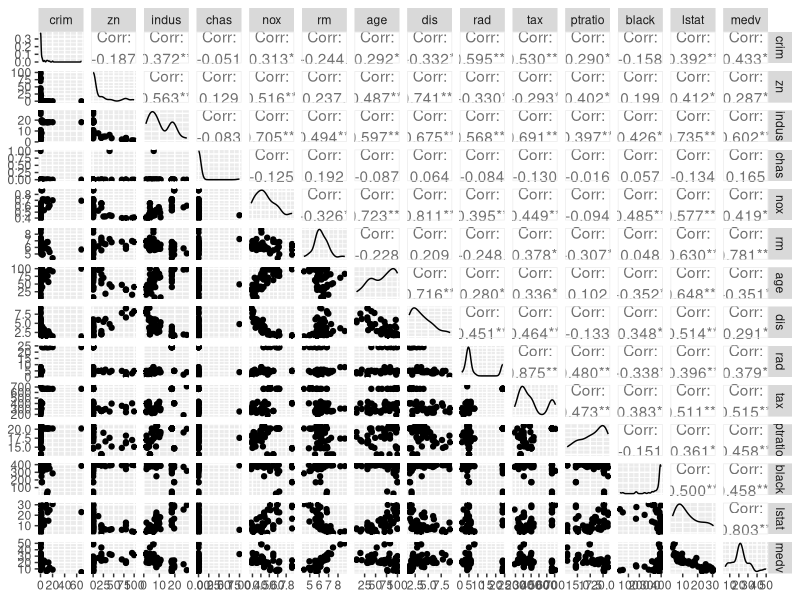
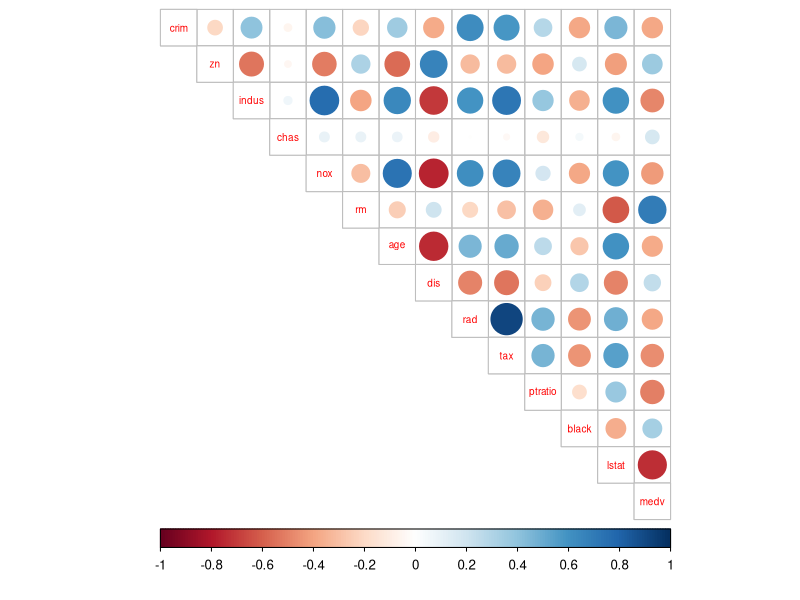
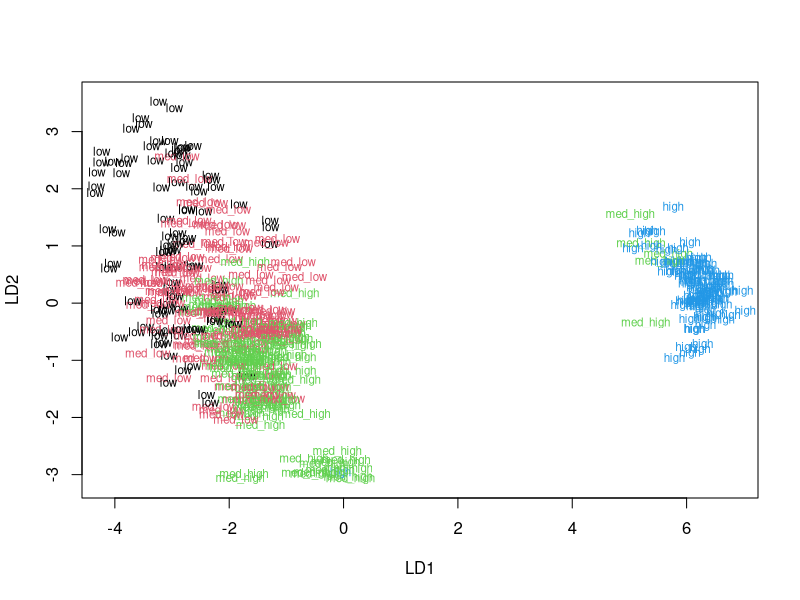
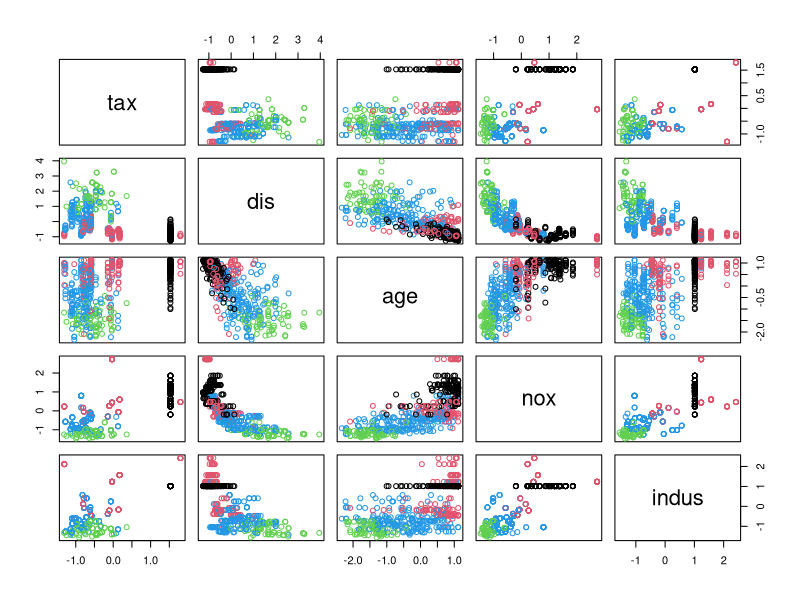
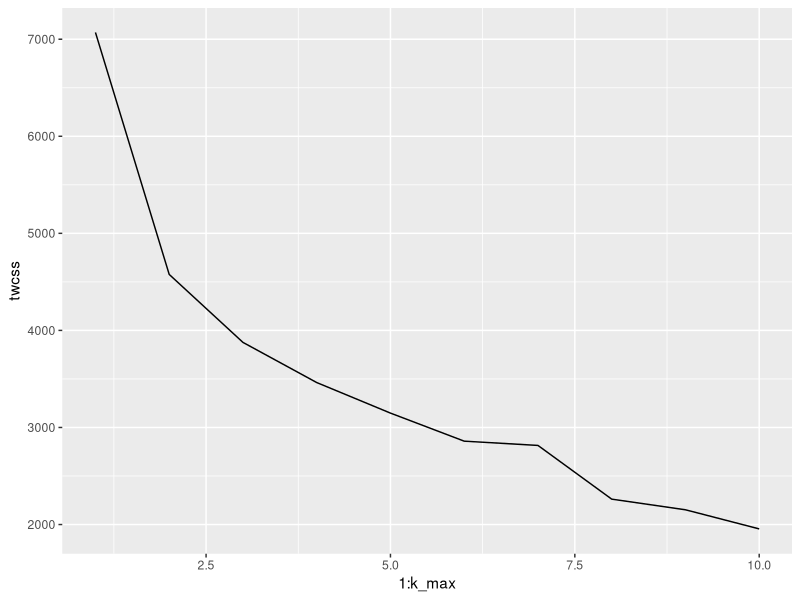
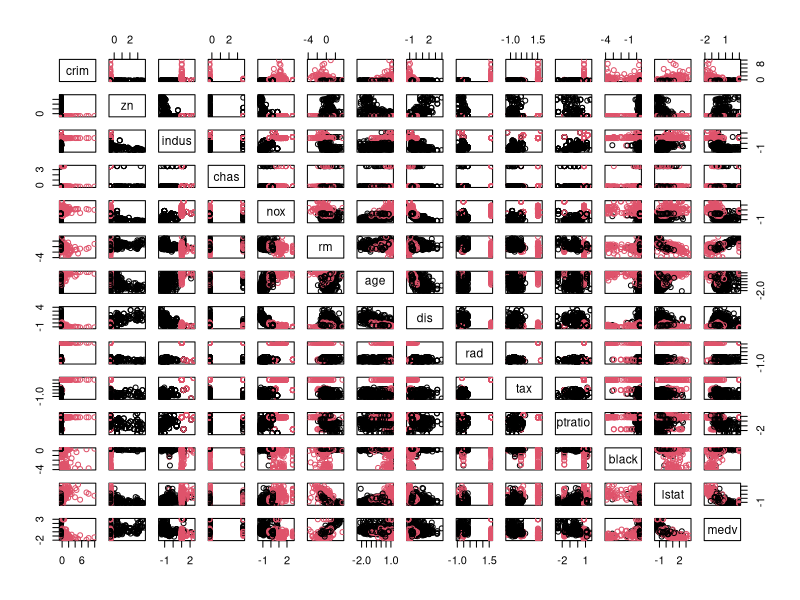
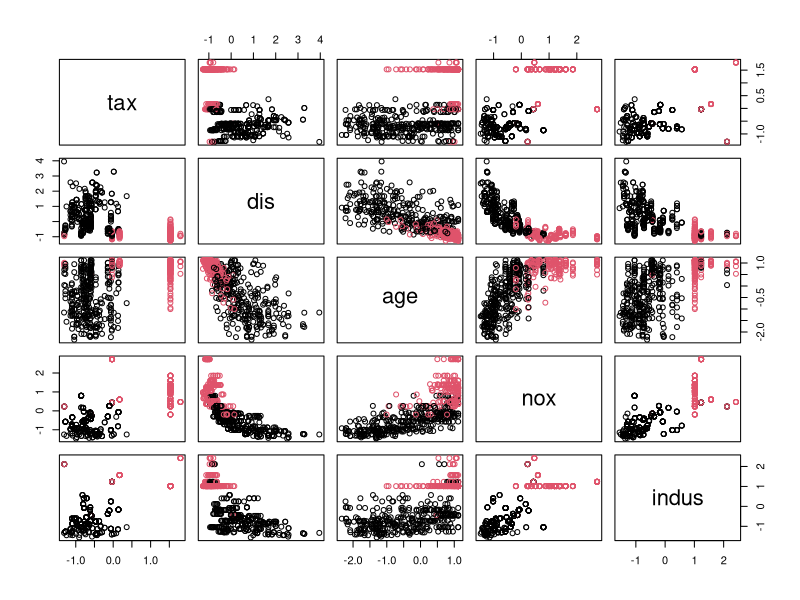
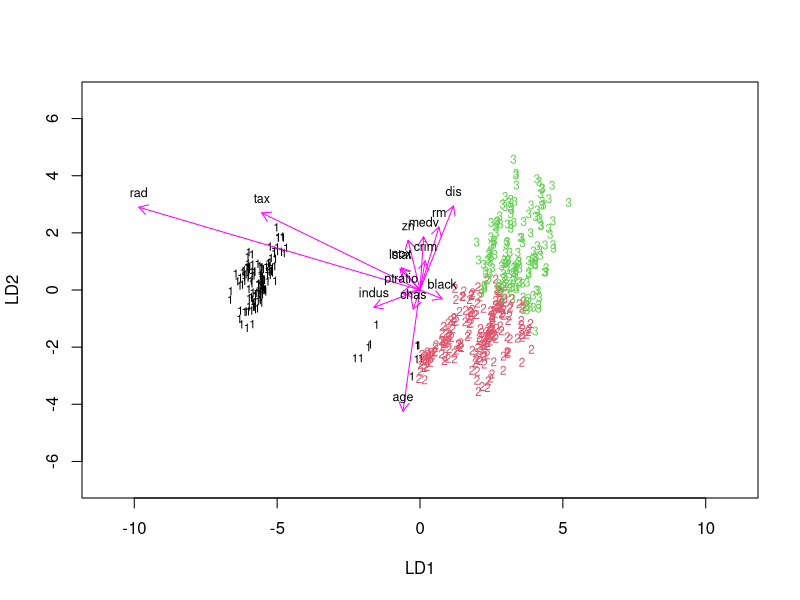

Recreate these plots in R, in order.
## ---- chunk 1
library(MASS)
## ---- chunk 2

# some familiar libraries, expect some excessive dump while loading

library(ggplot2)
library(GGally)
library(corrplot)
library(dplyr)
## ---- chunk 3
# structure and the dimensions of the Boston data
data("Boston")
str(Boston)
summary(Boston)
## ---- chunk 4
# let's take only a sample, this takes some cpu cycles and produces a grid of tiny plots
ggpairs(Boston[sample(seq(1,nrow(Boston)),size=50),])
## ---- chunk 5
# let us try the cor() matrix and corrplot()
cor_matrix <- cor(Boston)
corrplot(cor_matrix, method="circle", type="upper", cl.pos="b", tl.pos="d", tl.cex=0.6)

## ---- chunk 6
# print out summaries of the scaled data. 

boston_sc <- as.data.frame(scale(Boston))

summary(boston_sc)

## ---- chunk 7
bins = quantile(boston_sc$crim)
bins
labels = c("low", "med_low", "med_high", "high")
crime <- cut(boston_sc$crim,
             breaks=bins,
             labels=labels,
             include.lowest=TRUE)
boston_sc <- dplyr::select(boston_sc, -crim)
boston_sc <- data.frame(boston_sc, crime)
str(boston_sc)
## ---- chunk 8

ind <- sample(seq(1,nrow(boston_sc)), size=nrow(boston_sc) * 0.8)
train <- boston_sc[ind,]
test <- boston_sc[-ind,]
str(train)
dim(train)
dim(test)
## ---- chunk 9
model = lda(crime ~ ., data=train)
model
## ---- chunk 10
classes = as.numeric(train$crime)
plot(model, dimen=2, col=classes, pch=classes)
## ---- chunk 11
# remove the crime factor from the test set
correct_classes = test$crime
test <- dplyr::select(test, -crime)
str(correct_classes)
## ---- chunk 12
str(test)
## ---- chunk 13
predictions = predict(model, newdata=test)

# Cross tabulate the results with the crime categories from the test set. 
table(correct=correct_classes, predicted=predictions$class)
## ---- chunk 14
data("Boston")

# Scale the variables to mean zero and unit variance

boston_sc <- as.data.frame(scale(Boston))

# This is one of my favorite methods in R. (besides the heatmap)

dist_eu <- dist(boston_sc, method="euclidean")
summary(dist_eu)


# Running k-means algorithm on the dataset. 
# What is the optimal number of clusters? Try 4 ...

km <- kmeans(boston_sc, centers=4)

# Visualize the with a few variables as pairs
pairs(boston_sc[c('tax','dis','age',
                  'nox','indus')], col=km$cluster)

## ---- chunk 15
# boston_sc dataset is available
set.seed(123)

# determine the number of clusters
k_max <- 10

# calculate the total within sum of squares
twcss <- sapply(1:k_max, function(k){kmeans(boston_sc, k)$tot.withinss})

# visualize the results
qplot(x = 1:k_max, y = twcss, geom = 'line')

## ---- chunk 16


# k-means clustering
km <-kmeans(boston_sc, centers = 2)


# plot the Boston dataset with clusters
pairs(boston_sc, col=km$cluster)
## ---- chunk 17

# plot the Boston dataset with clusters
pairs(boston_sc[c('tax','dis','age',
                  'nox','indus')], col=km$cluster)


## ---- chunk 18
# Reload the original Boston dataset
data("Boston")

# Scale the variables  again to normalized

boston_sc <- as.data.frame(scale(Boston))

set.seed(123)

# 3 clusters using k-means for targets
km <- kmeans(boston_sc, centers=3)

#  LDA using the km clusters 
lda.fit <- lda(x=boston_sc, grouping=km$cluster)

# Examine the object
lda.fit

## ---- chunk 19
# now with arrows as in the datacamp task
lda.arrows <- function(x, myscale = 1, arrow_heads = 0.1, 
                       color = "magenta", tex = 0.75, choices = c(1,2))
  {
  heads <- coef(x)
  arrows(x0 = 0, y0 = 0,
         x1 = myscale * heads[,choices[1]],
         y1 = myscale * heads[,choices[2]], col=color, length = arrow_heads)
  text(jitter(myscale * heads[,choices]), labels = row.names(heads),
       cex = tex, col="black", pos=3)
}

# Plot with arrows
plot(lda.fit, dimen = 2, col=km$cluster, pch=km$cluster, ylim=c(-7,7),xlim=c(-10,10))
lda.arrows(lda.fit, myscale = 5)
